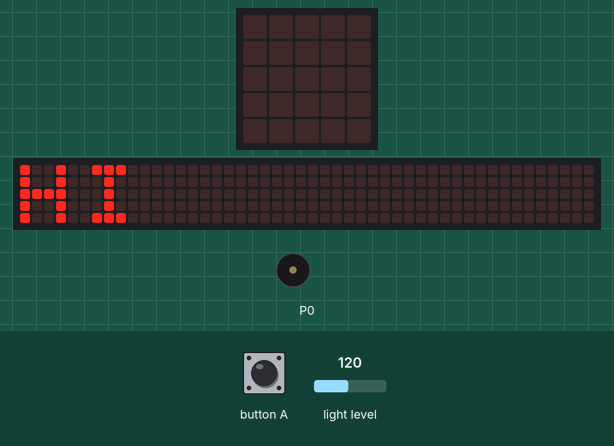
Bench run of a program on a simulated BBC micro:bit (MakeCode). On the bench: the board's 5×5 LED display, a strip that is not on the board, showing the scrolling text unrolled, buzzer (waves = sounding). Inputs (shaded band) come from the test bench; at power-on: light level 120. The 48×5 strip is a reading aid, not a part: it shows the text the display is scrolling, unrolled, one strip-width of it at a time.

Above: at 2.2 s.
4.0 s: button A pressed for 0.15 s
At 12.02 s:
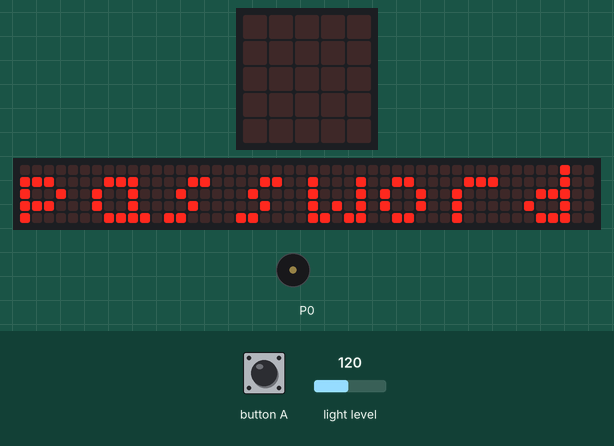
At 15.16 s:
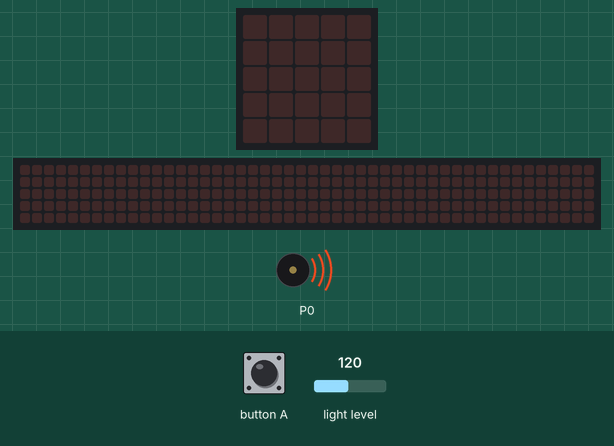
Timing chart, 0 to 16.4 s (numbered marks = the images above; inputs shaded):
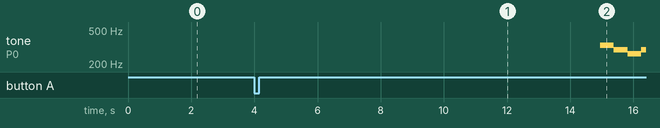

The program:

main.ts
```typescript
input.onButtonPressed(Button.A, function () {
    while (초기화 == 0) {
        basic.showString("password")
        if (밝기 <= 30) {
            basic.showIcon(IconNames.Happy)
        }
        basic.showString("HI")
        초기화 = 1
    }
    music.playMelody("E D C D E E E D ", 140)
    music.stopAllSounds()
    music.playMelody("D D E G G E D C ", 140)
    music.stopAllSounds()
    music.playMelody("D E E E D D E D ", 140)
    music.stopAllSounds()
    music.playTone(262, music.beat(BeatFraction.Whole))
})
let 밝기 = 0
let 초기화 = 0
basic.showString("HI")
basic.forever(function () {
    밝기 = input.lightLevel()
    초기화 = 0
})
```

test.ts
```typescript
// 테스트는 여기로 이동합니다; 이 패키지가 확장으로 사용될 때 컴파일되지 않을 것 입니다.
```

Measured:
- after the input at 4.0 s, tone on P0: silent → 330 Hz after 11.0 s, → 294 Hz 0.43 s later, → 262 Hz 0.43 s later, → 294 Hz 0.43 s later; the display: changes after 0.15 s (image 1)
- what the display in image 0 shows lasts 0.6 s, from 2.1 s to 2.7 s
- what the display in image 1 shows lasts 0.5 s, from 11.8 s to 12.3 s
